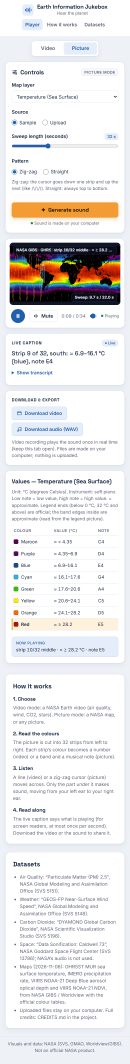
#> input picture reports/screens/step10-picture-390.png, 390 x 3190 px (shown at 1/3 size); its folder holds only this picture in this run
$ python -i cv_processor.py   (imports and definitions only)
#> lines starting #> are read from the running program, lines starting #| are printed output that depends on the picture; after the words box and inside, x2 and y2 are one past the last pixel; in counts of white or black regions, pixels touching at a corner belong together
#> further down, picture is the input picture: shape (3190, 390, 3); mean B, G, R 232.7, 232.3, 233.1
"""
NASA Earth Information Jukebox - Computer Vision & Image Processing Module
Module 8: OpenCV-powered multi-spectral satellite frame analysis:
- Perceptual luminance & brightness profiling (ITU-R BT.709)
- Color space conversion (BGR -> HSV, LAB, RGB)
- Spatial column binning & latitude band discretization
- Thermal / aerosol feature density & anomaly segmentation
- Parameter-to-pitch mathematical sonification mapping
"""

import os
import cv2
import numpy as np
from typing import Dict, List, Any, Optional

EIC_FRAMES_DIR = os.path.abspath(os.path.join(os.path.dirname(__file__), "..", "frontend", "assets", "eic_frames"))

EIC_FRAMES_METADATA = {
    "sst": {
        "id": "sst",
        "title": "Sea Surface Temperature & Coral Thermal Stress",
        "mission": "NASA EIC • MODIS / VIIRS Sensor Blend",
        "file_name": "sst_thermal_stress.png",
        "parameter": "Sea Surface Temperature Anomaly",
        "unit": "°C",
        "range": "0°C to +32°C",
        "description": "Equatorial Pacific warm pool anomaly, Kuroshio current thermal plumes, and high coral bleaching risk zones."
    },
    "sea_level": {
        "id": "sea_level",
        "title": "Dynamic Sea Level Rise & Ocean Mass Variations",
        "mission": "NASA EIC • GRACE-FO & Jason-3 Radar Altimetry",
        "file_name": "sea_level_anomaly.png",
        "parameter": "Dynamic Ocean Mass Anomaly",
        "unit": "cm",
        "range": "-10 cm to +25 cm",
        "description": "Western Pacific water column expansion and Indian Ocean mass redistribution captured via satellite gravimetry."
    },
    "wildfire": {
        "id": "wildfire",
        "title": "Wildfire Smoke & Aerosol Optical Depth (AOD)",
        "mission": "NASA EIC • Aqua MODIS & OMPS Atmospheric Sensors",
        "file_name": "wildfire_aerosol.png",
        "parameter": "Aerosol Optical Depth",
        "unit": "AOD",
        "range": "0.0 to 2.0 AOD",
        "description": "Intense boreal smoke corridors across Canada and Siberia, Amazon basin biomass burning, and trans-oceanic drift."
    },
    "arctic": {
        "id": "arctic",
        "title": "Polar Cryosphere & Arctic Sea Ice Minimum",
        "mission": "NASA EIC • ICESat-2 Spaceborne Lidar",
        "file_name": "arctic_cryosphere.png",
        "parameter": "Sea Ice Thickness & Extent",
        "unit": "% Pack Ice",
        "range": "0% (Open Ocean) to 100% (Glacial Pack)",
        "description": "September Arctic minimum pack ice margins, multi-year glacial ice cap, and Antarctic shelf thermal dynamics."
    },
    "night_lights": {
        "id": "night_lights",
        "title": "Change in Night Lights (2012–2023)",
        "mission": "NASA SVS #5313 • Suomi NPP VIIRS DNB",
        "file_name": "night_lights.jpg",
        "parameter": "Urban Radiant Light Intensity",
        "unit": "nW/(cm²·sr)",
        "range": "0 to >100 nW",
        "description": "Decadal shift in planetary urban illumination, high-contrast human footprint, and power grid evolution."
    },
    "ocean_currents": {
        "id": "ocean_currents",
        "title": "Global Sea Surface Currents & Temperature",
        "mission": "NASA SVS #3912 • ECCO2 Modeling",
        "file_name": "ocean_currents.jpg",
        "parameter": "Current Flow Velocity & Thermal Gradients",
        "unit": "m/s, °C",
        "range": "-2°C to +32°C",
        "description": "Continuous fluid movement of Earth's ocean currents coupled with thermal gradients and dynamic kinetic vortices."
    },
    "geos_aerosols": {
        "id": "geos_aerosols",
        "title": "GEOS Aerosols: Dust, Smoke & Sulfate Plumes",
        "mission": "NASA SVS #5669 • Goddard Earth Observing System",
        "file_name": "geos_aerosols.jpg",
        "parameter": "Aerosol Speciation & Optical Thickness",
        "unit": "AOD",
        "range": "0.0 to 3.5 AOD",
        "description": "Multi-spectral tracking of trans-continental wildfire smoke, Saharan dust plumes, and industrial sea-salt sulfates."
    },
    "co2_flux": {
        "id": "co2_flux",
        "title": "DYAMOND Global Carbon Dioxide (CO2)",
        "mission": "NASA SVS #5196 • High-Res Earth System Model",
        "file_name": "co2_flux.jpg",
        "parameter": "Atmospheric CO2 Concentration",
        "unit": "PPM",
        "range": "395 to 430 PPM",
        "description": "Ultra-high-resolution simulation of global CO2 plumes, seasonal terrestrial biosphere respiration, and emissions."
    },
    "iss_lightning": {
        "id": "iss_lightning",
        "title": "Lightning Events Detected from the ISS",
        "mission": "NASA SVS #5011 • ISS Lightning Imaging Sensor (LIS)",
        "file_name": "iss_lightning.jpg",
        "parameter": "Optical Flash Radiance Density",
        "unit": "Flashes/km²/yr",
        "range": "0 to 150 Flashes",
        "description": "Orbital spaceborne recording of global lightning flash geography, tropical convection centers, and convective storm hubs."
    },
    "atmospheric_river": {
        "id": "atmospheric_river",
        "title": "Atmospheric River Moisture Transport",
        "mission": "NASA SVS #4960 • Earth System Modeling",
        "file_name": "atmospheric_river.jpg",
        "parameter": "Integrated Vapor Transport (IVT)",
        "unit": "kg/(m·s)",
        "range": "0 to 1200 kg/(m·s)",
        "description": "Extratropical filamentary moisture corridors conveying immense atmospheric water vapor across planetary oceanic basins."
    },
    "gedi_forest": {
        "id": "gedi_forest",
        "title": "GEDI Global Forest Canopy Height",
        "mission": "NASA SVS #4950 • GEDI Spaceborne Lidar",
        "file_name": "gedi_forest.jpg",
        "parameter": "Forest Canopy Top Height (RH98)",
        "unit": "Meters",
        "range": "0 m to 65 m",
        "description": "Spaceborne lidar profiling of planetary 3D forest vertical canopy architecture, biomass density, and carbon storage."
    },
    "perpetual_ocean": {
        "id": "perpetual_ocean",
        "title": "Perpetual Ocean: Western Boundary Currents",
        "mission": "NASA SVS #5425 • ECCO2 High-Resolution",
        "file_name": "perpetual_ocean.jpg",
        "parameter": "Kinetic Streamflow & Boundary Eddies",
        "unit": "cm/s",
        "range": "0 to 200 cm/s",
        "description": "High-contrast western boundary currents, mesoscale eddies, and Gulf Stream / Kuroshio kinetic streamflows."
    },
    "air_quality": {
        "id": "air_quality",
        "title": "Air Quality Atmospheric Model Runs",
        "mission": "NASA SVS #5533 • SVS Atmospheric Chemistry",
        "file_name": "air_quality.jpg",
        "parameter": "Ground-Level Particulate Concentration",
        "unit": "µg/m³",
        "range": "0 to 180 µg/m³",
        "description": "High-resolution air quality forecasts capturing particulate density, urban nitrogen dioxide plumes, and ozone precursors."
    }
}

# Musical Scale Degrees across 3 octaves (C3 to C6 Pentatonic Major)
HARMONIC_PENTATONIC_SCALE = [
    "C3", "D3", "E3", "G3", "A3",
    "C4", "D4", "E4", "G4", "A4",
    "C5", "D5", "E5", "G5", "A5", "C6"
]

FREQUENCY_MAP = {
    "C3": 130.81, "D3": 146.83, "E3": 164.81, "G3": 196.00, "A3": 220.00,
    "C4": 261.63, "D4": 293.66, "E4": 329.63, "G4": 392.00, "A4": 440.00,
    "C5": 523.25, "D5": 587.33, "E5": 659.25, "G5": 783.99, "A5": 880.00, "C6": 1046.50
}


def get_all_frames_metadata() -> List[Dict[str, Any]]:
    """Returns metadata for all available curated NASA EIC visual frames."""
    frames = []
    for key, meta in EIC_FRAMES_METADATA.items():
        file_path = os.path.join(EIC_FRAMES_DIR, meta["file_name"])
        exists = os.path.exists(file_path)
        frames.append({
            **meta,
            "available": exists,
            "url": f"/assets/eic_frames/{meta['file_name']}"
        })
    return frames


def analyze_image_with_opencv(img_bgr: np.ndarray, num_cols: int = 128, num_bins: int = 16) -> Dict[str, Any]:
    """
    Core Computer Vision analysis engine using OpenCV.
    Processes satellite image array, computing brightness, color distributions,
    feature density, anomaly hotspots, and column-wise spatial sonification profiles.
    """
#> called with num_cols = 128, num_bins = 16
    if img_bgr is None or img_bgr.size == 0:
        raise ValueError("Invalid image buffer passed to OpenCV processor.")

    h, w = img_bgr.shape[:2]
#> h = 3190; w = 390

    # 1. Color Space Conversions via OpenCV
    img_rgb = cv2.cvtColor(img_bgr, cv2.COLOR_BGR2RGB)
    img_hsv = cv2.cvtColor(img_bgr, cv2.COLOR_BGR2HSV)
#> img_hsv: shape (3190, 390, 3); mean H, S, V 32.6, 20.7, 240.1

    # 2. Perceptual Luminance Map (ITU-R BT.709 colorimetric formula)
    # 0.2126 * R + 0.7152 * G + 0.0722 * B
    weights = np.array([0.2126, 0.7152, 0.0722], dtype=np.float32)
    luminance_map = np.dot(img_rgb.astype(np.float32), weights) / 255.0  # Normalized [0.0, 1.0]
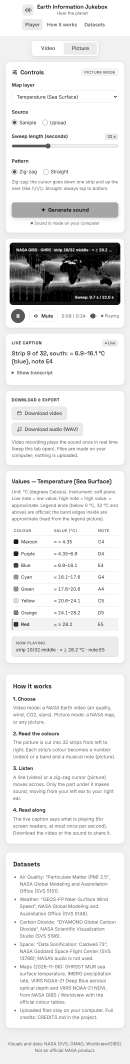
#> luminance_map: shape (3190, 390) float32 (shown at 1/3 size); min 0, max 1, mean 0.912

    # Global Brightness Statistics
    mean_brightness = float(np.mean(luminance_map))
#> mean_brightness = 0.912
    max_brightness = float(np.max(luminance_map))
#> max_brightness = 1
    min_brightness = float(np.min(luminance_map))
#> min_brightness = 0

    # 3. Anomaly & Active Feature Density Extraction via OpenCV Thresholding
    # Dynamic Noise Gate: Filter out background deep space & dark open ocean (< 8% luminance)
    active_mask = (luminance_map > 0.08).astype(np.uint8) * 255
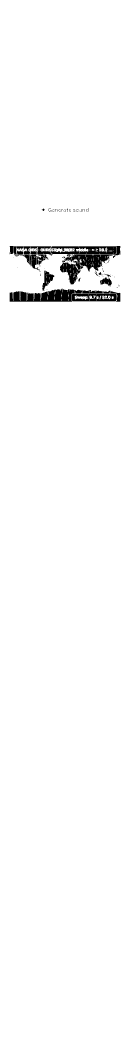
#> active_mask: shape (3190, 390) (shown at 1/3 size); 98.1% white; 135 black regions (117 under 20 px), largest, box (x1, y1, x2, y2) and area: (153, 738, 361, 853) 9413, (29, 866, 361, 905) 8280, (29, 738, 154, 762) 1790
    active_pixel_count = int(np.count_nonzero(active_mask))
#> active_pixel_count = 1220130
    total_pixels = h * w
#> total_pixels = 1244100
    global_feature_density_pct = round((active_pixel_count / total_pixels) * 100.0, 2)
#> global_feature_density_pct = 98.07

    # Hotspot Detection: Locate peak optical/thermal coordinate
    min_val, max_val, min_loc, max_loc = cv2.minMaxLoc(luminance_map)
#> min_val = 0; max_val = 1; min_loc = (29, 739); max_loc = (0, 0)
    peak_x, peak_y = max_loc
#> peak_x = 0; peak_y = 0
    peak_lat = round(90.0 - (peak_y / h) * 180.0, 2)
#> peak_lat = 90
    peak_lon = round((peak_x / w) * 360.0 - 180.0, 2)
#> peak_lon = -180

    # 4. Color Spectrum Histogram via OpenCV
    hist_h = cv2.calcHist([img_hsv], [0], None, [12], [0, 180])
#> hist_h = [828929, 46316, 11787, 1409, 733, 705, 24197, 306191, 6898, 3961, 6863, 6111]
    hist_h = [round(float(val[0]) / total_pixels * 100.0, 2) for val in hist_h]
#> hist_h = [66.63, 3.72, 0.95, 0.11, 0.06, 0.06, 1.94, 24.61, 0.55, 0.32, 0.55, 0.49]

    # 5. Spatial Column Binning & Sonification Profile
    # Resize image to analytical grid (num_cols x (num_bins * 4)) for fast column profiling
    resized_rgb = cv2.resize(img_rgb, (num_cols, num_bins * 4), interpolation=cv2.INTER_AREA)
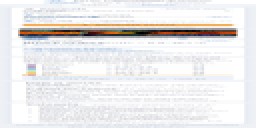
#> resized_rgb: shape (64, 128, 3) (shown 2 times larger); mean R, G, B 233.1, 232.2, 232.8
    grid_h = num_bins * 4
    bin_height = grid_h // num_bins

    column_profiles = []

    for c in range(num_cols):
        col_slice = resized_rgb[:, c, :]
        lon_deg = round((c / (num_cols - 1)) * 360.0 - 180.0, 1)

        # Column mean brightness
        col_lum = (0.2126 * col_slice[:, 0] + 0.7152 * col_slice[:, 1] + 0.0722 * col_slice[:, 2]) / 255.0
        col_mean_lum = float(np.mean(col_lum))

        # Column active feature density
        col_active_count = np.count_nonzero(col_lum > 0.08)
        col_density_pct = round((col_active_count / grid_h) * 100.0, 1)

        # Dominant color of the column
        mean_r = int(np.mean(col_slice[:, 0]))
        mean_g = int(np.mean(col_slice[:, 1]))
        mean_b = int(np.mean(col_slice[:, 2]))

        # Calculate dominant latitude bins for audio notes
        bin_notes = []
        for b in range(num_bins):
            b_start = b * bin_height
            b_end = (b + 1) * bin_height
            b_lum = float(np.mean(col_lum[b_start:b_end]))

            if b_lum > 0.08:
                # Bin 0 (North Pole = top) to Bin 15 (South Pole = bottom)
                scale_idx = (num_bins - 1) - b
                note_name = HARMONIC_PENTATONIC_SCALE[scale_idx]
                freq = FREQUENCY_MAP.get(note_name, 440.0)
                gain = round(min(1.0, max(0.1, (b_lum - 0.08) / 0.92)), 2)
                bin_notes.append({
                    "bin": b,
                    "note": note_name,
                    "frequency_hz": freq,
                    "brightness": round(b_lum, 3),
                    "gain": gain
                })

        # Limit to top 4 consonant voices for clean playback
        bin_notes.sort(key=lambda x: x["brightness"], reverse=True)
        active_chords = bin_notes[:4]

        column_profiles.append({
            "column_index": c,
            "longitude": lon_deg,
            "mean_brightness": round(col_mean_lum, 3),
            "density_pct": col_density_pct,
            "dominant_rgb": [mean_r, mean_g, mean_b],
            "active_notes": [n["note"] for n in active_chords],
            "active_voices": active_chords
        })
#> this loop made 128 passes
#> (col_mean_lum, col_active_count, col_density_pct, mean_r, mean_g, mean_b) on passes 1 to 12: (0.946, 64, 100, 237, 241, 246), (0.946, 64, 100, 237, 241, 246), (0.942, 64, 100, 236, 240, 245), (0.936, 64, 100, 235, 239, 244), (0.929, 64, 100, 233, 237, 243), (0.942, 64, 100, 237, 240, 245), (0.992, 64, 100, 252, 253, 253), (0.993, 64, 100, 252, 253, 253), (0.993, 64, 100, 252, 253, 253), (0.974, 64, 100, 249, 248, 247), (0.951, 64, 100, 243, 242, 241), (0.932, 64, 100, 239, 237, 235)
#> after the loop, column_profiles = 128 items

    return {
        "dimensions": {"width": w, "height": h},
        "optical_metrics": {
            "mean_brightness_pct": round(mean_brightness * 100.0, 1),
            "max_brightness_pct": round(max_brightness * 100.0, 1),
            "min_brightness_pct": round(min_brightness * 100.0, 1),
            "active_feature_density_pct": global_feature_density_pct,
            "active_pixels": active_pixel_count,
            "total_pixels": total_pixels
        },
        "hotspot": {
            "pixel_x": peak_x,
            "pixel_y": peak_y,
            "latitude": peak_lat,
            "longitude": peak_lon,
            "peak_brightness_pct": round(max_val * 100.0, 1)
        },
        "spectral_distribution": {
            "hue_histogram_pct": hist_h
        },
        "spatial_columns_count": num_cols,
        "columns": column_profiles
    }


def analyze_frame_by_key(frame_key: str) -> Dict[str, Any]:
    """Loads and executes OpenCV analysis on a curated NASA EIC frame by key."""
    if frame_key not in EIC_FRAMES_METADATA:
        raise ValueError(f"Unknown NASA EIC frame key: '{frame_key}'. Valid keys: {list(EIC_FRAMES_METADATA.keys())}")

    meta = EIC_FRAMES_METADATA[frame_key]
    file_path = os.path.join(EIC_FRAMES_DIR, meta["file_name"])

    if not os.path.exists(file_path):
        raise FileNotFoundError(f"NASA EIC image frame not found at: {file_path}")

    img_bgr = cv2.imread(file_path)
    analysis = analyze_image_with_opencv(img_bgr)

    return {
        "frame_metadata": meta,
        "computer_vision_analysis": analysis
    }

>>> import cv2
>>> picture = cv2.imread('../reports/screens/step10-picture-390.png')
>>> result = analyze_image_with_opencv(picture)
#> result = 6 items

$ run again, on reports/screens/step11-picture-390.png
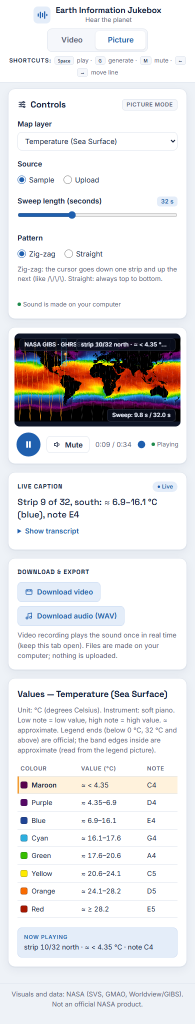
#> input picture reports/screens/step11-picture-390.png, 390 x 2047 px (shown at 1/2 size)
#> picture is the input picture: shape (2047, 390, 3); mean B, G, R 229.8, 228.3, 228.6
#> img_hsv: shape (2047, 390, 3); mean H, S, V 35.2, 22.6, 236.4
#> mean_brightness = 0.896
#> max_brightness = 1
#> min_brightness = 0
#> in analyze_image_with_opencv, `active_mask = (luminance_map > 0.08).astype(np.uint8) * 255`:
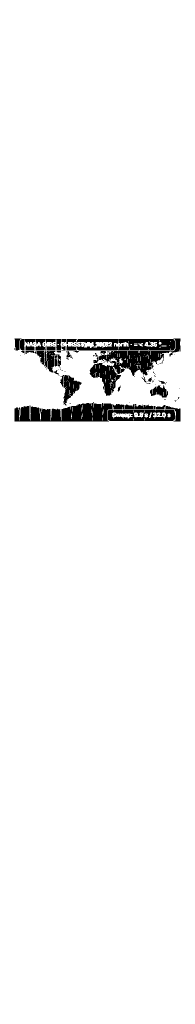
#> active_mask: shape (2047, 390) (shown at 1/2 size); 97% white; 114 black regions (89 under 20 px), largest, box (x1, y1, x2, y2) and area: (153, 677, 361, 792) 9412, (29, 804, 361, 843) 8190, (29, 677, 122, 701) 1339
#> active_pixel_count = 774753
#> global_feature_density_pct = 97.05
#> min_val = 0; max_val = 1; min_loc = (29, 677); max_loc = (0, 0)
#> peak_x = 0
#> peak_lat = 90
#> peak_lon = -180
#> in analyze_image_with_opencv, `hist_h = cv2.calcHist([img_hsv], [0], None, [12], [0, 180])`: hist_h = [523147, 18782, 5947, 1288, 644, 531, 13896, 219248, 4054, 3078, 5139, 2576]
#> in analyze_image_with_opencv, `hist_h = [round(float(val[0]) / total_pixels * 100.0, 2) for val in hi..`: hist_h = [65.53, 2.35, 0.74, 0.16, 0.08, 0.07, 1.74, 27.46, 0.51, 0.39, 0.64, 0.32]
#> in analyze_image_with_opencv, `resized_rgb = cv2.resize(img_rgb, (num_cols, num_bins * 4), interpolat..`:
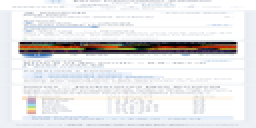
#> resized_rgb: shape (64, 128, 3) (shown 2 times larger); mean R, G, B 228.5, 228.3, 229.8
#> the loop in analyze_image_with_opencv, `for c in range(num_cols):` made 128 passes
#> (col_mean_lum, col_active_count, col_density_pct, mean_r, mean_g, mean_b) on passes 1 to 8: (0.949, 64, 100, 238, 242, 246), (0.948, 64, 100, 238, 242, 246), (0.945, 64, 100, 237, 241, 245), (0.939, 64, 100, 236, 239, 245), (0.933, 64, 100, 234, 238, 243), (0.944, 64, 100, 238, 241, 245), (0.991, 64, 100, 252, 252, 253), (0.991, 64, 100, 252, 252, 253)
#> after the loop in analyze_image_with_opencv, `for c in range(num_cols):`: column_profiles = 128 items
#> result = 6 items

$ run again, on reports/screens/step10-picture-idle.png
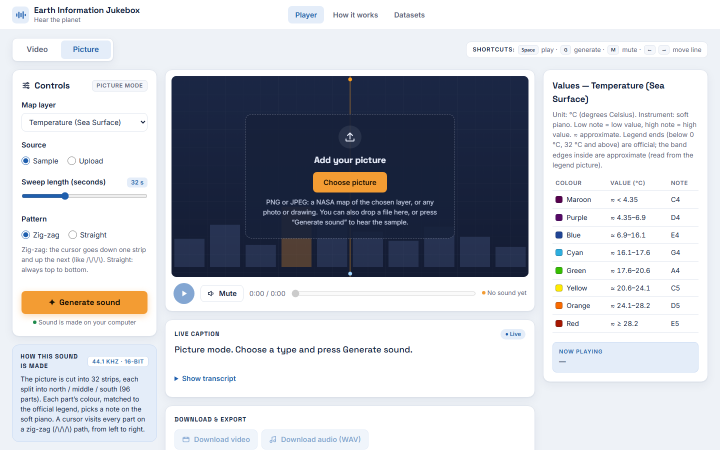
#> input picture reports/screens/step10-picture-idle.png, 1440 x 900 px (shown at 1/2 size)
#> picture is the input picture: shape (900, 1440, 3); mean B, G, R 204.8, 198, 195.3
#> img_hsv: shape (900, 1440, 3); mean H, S, V 55.4, 43, 208.4
#> mean_brightness = 0.776
#> max_brightness = 1
#> min_brightness = 0.0752
#> in analyze_image_with_opencv, `active_mask = (luminance_map > 0.08).astype(np.uint8) * 255`:
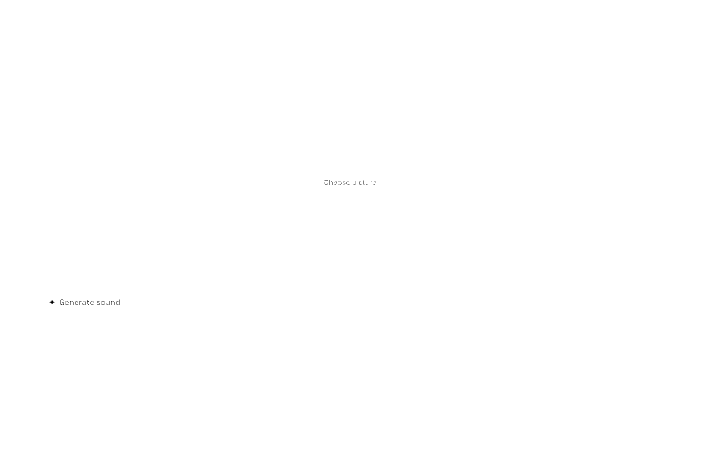
#> active_mask: shape (900, 1440) (shown at 1/2 size); 100% white; black in thin lines or dots, all inside (x1, y1, x2, y2) = (99, 360, 752, 610)
#> active_pixel_count = 1295648
#> global_feature_density_pct = 99.97
#> min_val = 0.0752; max_val = 1; min_loc = (668, 364); max_loc = (0, 0)
#> peak_x = 0
#> peak_lat = 90
#> peak_lon = -180
#> in analyze_image_with_opencv, `hist_h = cv2.calcHist([img_hsv], [0], None, [12], [0, 180])`: hist_h = [612649, 29511, 4859, 586, 217, 245, 13073, 627378, 1999, 1596, 1425, 2462]
#> in analyze_image_with_opencv, `hist_h = [round(float(val[0]) / total_pixels * 100.0, 2) for val in hi..`: hist_h = [47.27, 2.28, 0.37, 0.05, 0.02, 0.02, 1.01, 48.41, 0.15, 0.12, 0.11, 0.19]
#> in analyze_image_with_opencv, `resized_rgb = cv2.resize(img_rgb, (num_cols, num_bins * 4), interpolat..`:
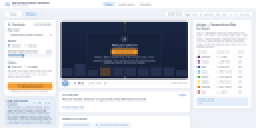
#> resized_rgb: shape (64, 128, 3) (shown 2 times larger); mean R, G, B 195.3, 198, 204.8
#> the loop in analyze_image_with_opencv, `for c in range(num_cols):` made 128 passes
#> (col_mean_lum, mean_r, mean_g, mean_b) on passes 1 to 8: (0.95, 239, 242, 247), (0.943, 237, 240, 245), (0.962, 242, 245, 249), (0.956, 242, 243, 246), (0.886, 225, 225, 227), (0.901, 230, 229, 229), (0.89, 227, 226, 226), (0.886, 227, 225, 225)
#> after the loop in analyze_image_with_opencv, `for c in range(num_cols):`: column_profiles = 128 items
#> result = 6 items
